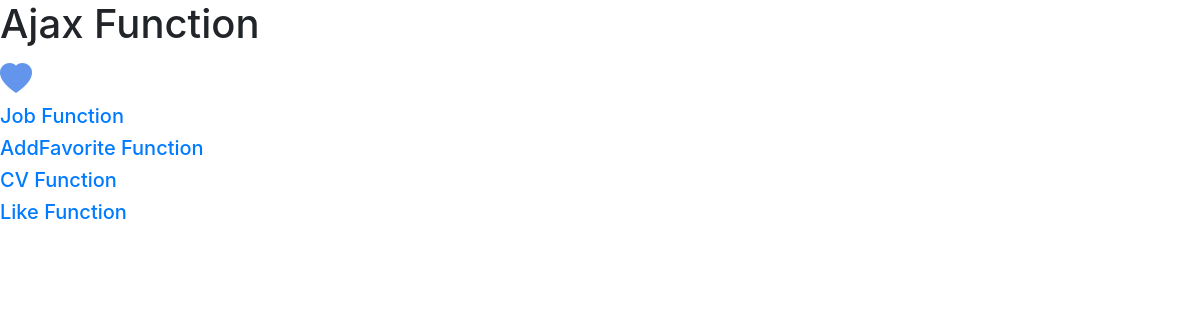
The app's page /ajax/, older data.
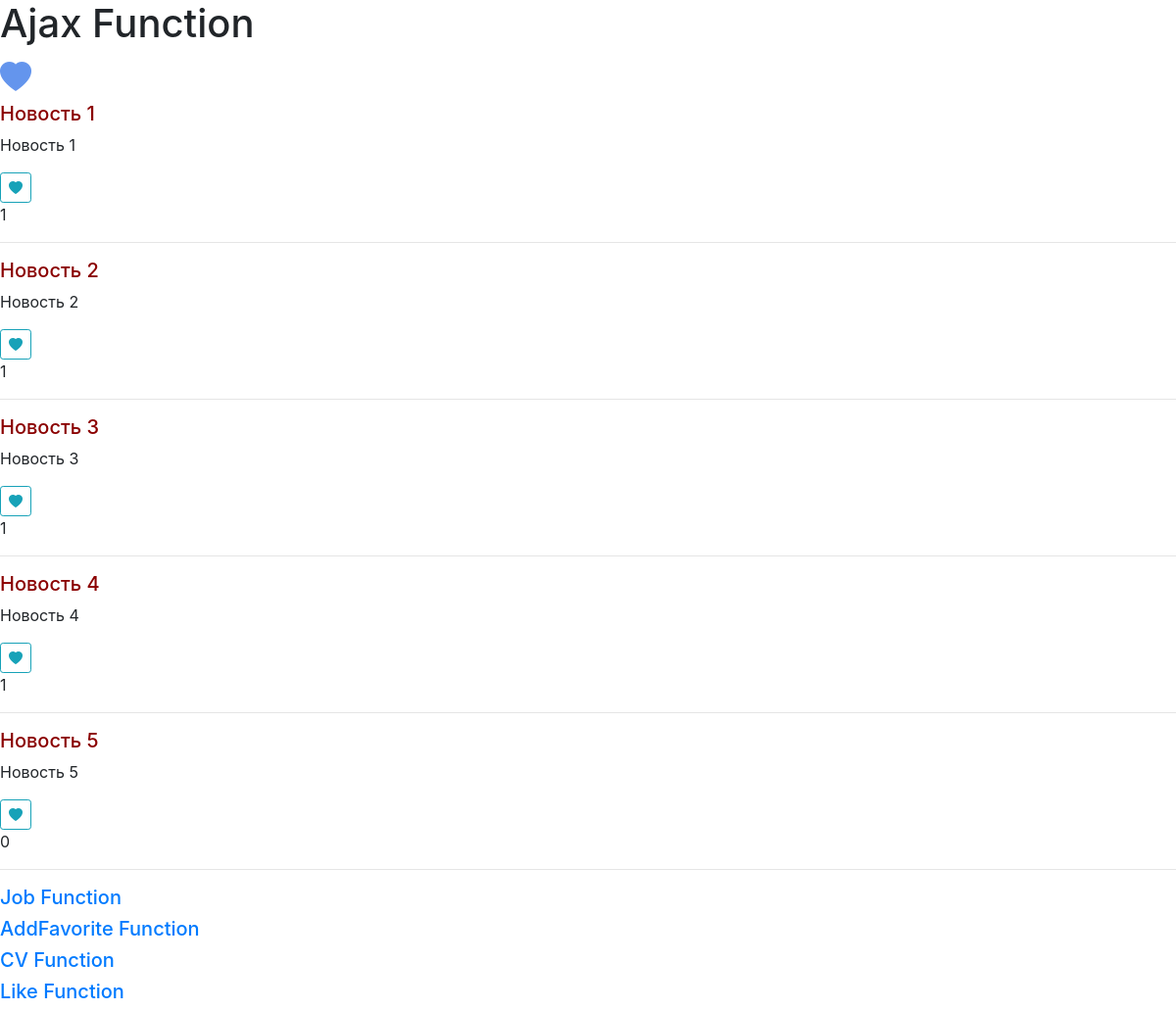
The same page, newer data.
### ajax_app/models.py (models this page shows, shortened)
class Article(models.Model):
    title = models.CharField(max_length=200, verbose_name='Заголовок')
    body = models.TextField()
    liked = models.ManyToManyField(User, default=None, blank=True, related_name='like', verbose_name='Избранное (опция)')
    created_at = models.DateTimeField(auto_now_add=True)
    author = models.ForeignKey(User, on_delete=models.CASCADE, related_name='writer', verbose_name='Автор  ')
    class Meta:
        verbose_name = 'Статья'
        verbose_name_plural = 'Статьи'
        ordering = ['title', 'author', '-created_at']

### ajax_app/views.py (the view)
# urls.py: path('', index_view, name='index'),
def index_view(request):
    posts = Article.objects.all()
    user = request.user
    context = {
        "posts": posts,
        "user": user
    }
    return render(request, 'ajax/index.html', context)

### ajax_app/templates/ajax/index.html (shortened to what this page needs)
<!DOCTYPE html>
{% load static %}
<html lang="en">
<head>
  <link rel="stylesheet" href="https://maxcdn.bootstrapcdn.com/bootstrap/4.0.0/css/bootstrap.min.css">
  <link rel="stylesheet" href="https://cdn.jsdelivr.net/npm/bootstrap-icons@1.4.1/font/bootstrap-icons.css">
</head>
<body>
  <h1>Ajax Function</h1>
  <i class="bi bi-heart-fill" style="font-size: 2rem; color: cornflowerblue;"></i>
  <div class="favorite_list">
    {% include 'ajax/includes/inc_favorits2.html' %}
  </div>
<a href="{% url 'job_app:index' %}"><h5>Job Function</h5></a>
<a href="{% url 'mainapp:index' %}"><h5>AddFavorite Function</h5></a>
<a href="{% url 'cv_app:index' %}"><h5>CV Function</h5></a>
<a href="{% url 'like_app:index' %}"><h5>Like Function</h5></a>
   <link rel="stylesheet" href="https://cdn.jsdelivr.net/npm/bootstrap@4.5.3/dist/css/bootstrap.min.css">
</body>
</html>

### ajax_app/templates/ajax/includes/inc_favorits2.html (shortened to what this page needs)
<div class="like_list">
  {% for post in posts %}
    <h5 style="color: darkred">{{ post.title }}</h5>
    <p>{{ post.body }}</p>
    <form action="{% url 'ajax_app:like-post' %}" method="POST" class="like-form"  id="{{ post.id }}">
      <button type="submit" class="btn btn-sm btn-outline-info like-btn{{ post.id }}">
        <i class="bi bi-heart-fill"></i>
      </button>
      <div class="like-count{{ post.id }}">{{ post.liked.all.count }}</div>
    </form>
    <hr>
  {% endfor %}
</div>

Row changes from the older to the newer data that the page shows:
added Article: title "Новость 1", body "Новость 1", liked.all.count "1"
added Article: title "Новость 2", body "Новость 2", liked.all.count "1"
added Article: title "Новость 3", body "Новость 3", liked.all.count "1"
added Article: title "Новость 4", body "Новость 4", liked.all.count "1"
added Article: title "Новость 5", body "Новость 5", liked.all.count "0"
